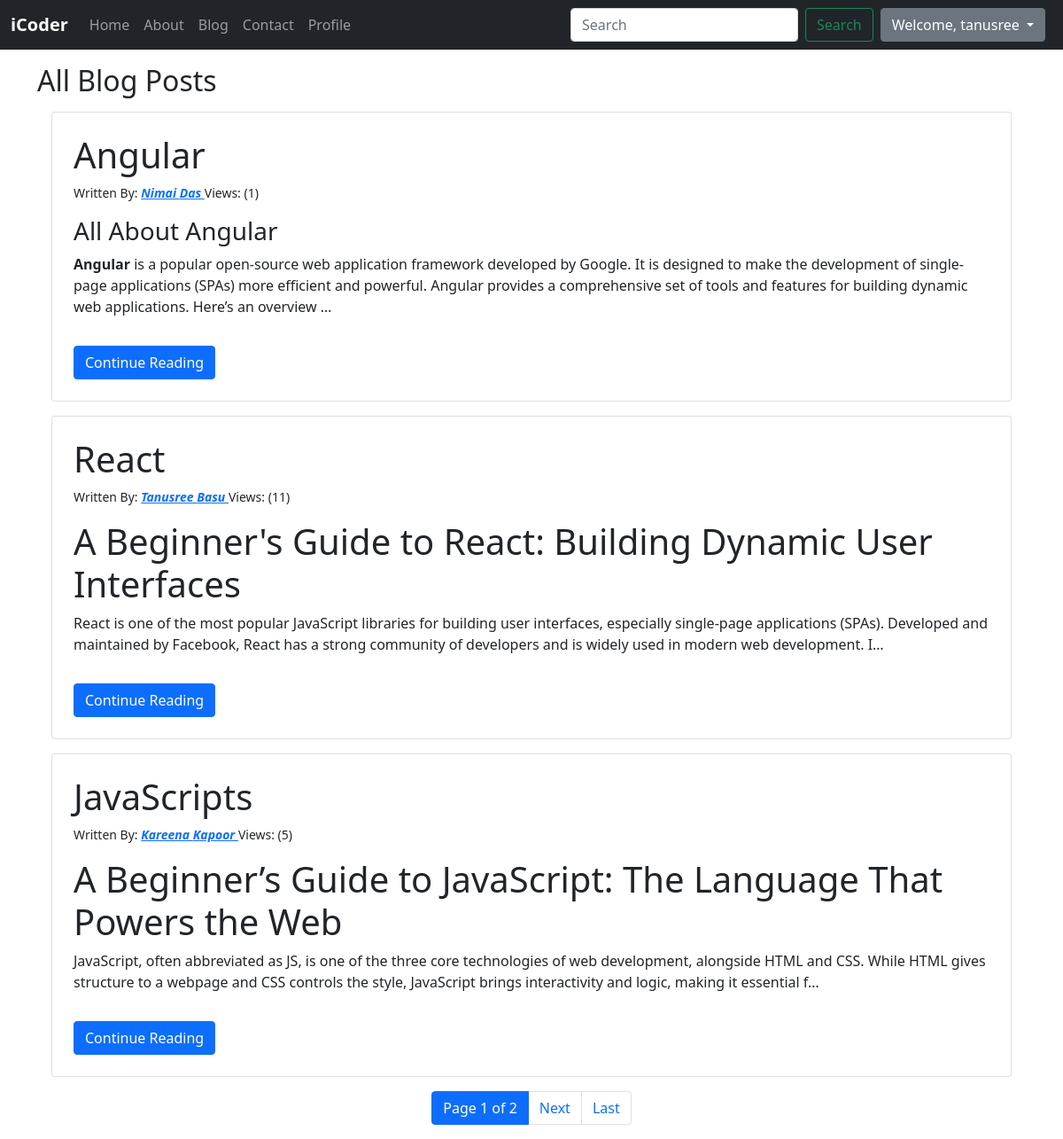
Page /blog/ (signed in) on the committed database.
### blog/models.py (models this page shows, shortened)
class Post(models.Model):
    sno = models.AutoField(primary_key=True)
    title = models.CharField(max_length=1000)
    content = HTMLField()
    author = models.ForeignKey(User, on_delete=models.CASCADE, related_name='posts')
    slug = models.CharField(max_length=100, default="")
    image = models.ImageField(upload_to='user/', default=0)
    view = models.IntegerField(default=0)
    timestamps = models.DateTimeField(auto_now_add=True)
    class Meta:
        permissions = [
            ("can_view_post", "Can view post"),
            ("can_edit_own_post", "Can edit own post"),
        ]

### blog/views.py (the view)
# urls.py: path('', blogHome, name="bloghome"),
def blogHome(request):
    posts  = Post.objects.all().order_by("-sno")
    post_list = Post.objects.all().order_by('-sno')  # Order by latest posts
    paginator = Paginator(post_list, 3)  # Show 3 posts per page
    page_number = request.GET.get('page')
    posts = paginator.get_page(page_number)
    return render(request, 'blog/blog.html', {'posts': posts})

### templates/blog/blog.html (shortened to what this page needs)
{% extends "home/layouts.html" %}
{% block body %}
<div class="container mt-3">
  <div class="row">
    <div class="col-md-12">
  <h2>All Blog Posts</h2>
  {% for post in posts %}
  <div class="card p-4 m-3">
    <h1>{{post.title}}</h1>
    <small>Written By: <em class="fw-bold text-primary"><a href="{% url "author_detail" post.author.id %}">{{post.author.first_name}} {{post.author.last_name}} </a></em>Views: ({{post.view}})</small>
    <p>{{post.content|truncatechars_html:320|safe}}</p>
    <div>
   <a href="{% url "blogPost" post.slug %}" class="btn btn-primary">Continue Reading</a>
    </div>
  </div>
  {% endfor %}
  <nav aria-label="Page navigation">
    <ul class="pagination justify-content-center">
      <li class="page-item active">
        <span class="page-link">
          Page {{ posts.number }} of {{ posts.paginator.num_pages }}
        </span>
      </li>
      {% if posts.has_next %}
      <li class="page-item">
        <a class="page-link" href="?page={{ posts.next_page_number }}">Next</a>
      </li>
      <li class="page-item">
        <a class="page-link" href="?page={{ posts.paginator.num_pages }}">Last</a>
      </li>
      {% endif %}
    </ul>
  </nav>
</div>
</div>
</div>
{% endblock %}

### templates/home/layouts.html (shortened to what this page needs)
<!doctype html>
<html lang="en">
  <head>
    <link href="https://cdn.jsdelivr.net/npm/bootstrap@5.0.2/dist/css/bootstrap.min.css" rel="stylesheet">
  </head>
  <body>
    <nav class="navbar navbar-expand-lg navbar-dark bg-dark">
      <div class="container-fluid">
        <a class="navbar-brand fw-bold" href="#">iCoder</a>
        <div class="collapse navbar-collapse" id="navbarSupportedContent">
          <ul class="navbar-nav mr-2 ">
            <li class="nav-item">
              <a class="nav-link {% block homeblock %}
              {% endblock homeblock %}" aria-current="page" href="{% url "home" %}">Home</a>
            </li>
            <li class="nav-item">
              <a class="nav-link {% block aboutblock %}
              {% endblock aboutblock %}" aria-current="page" href="{% url "about" %}">About</a>
            </li>
            <li class="nav-item">
              <a class="nav-link {% block blogactive %}
              {% endblock blogactive %}" aria-current="page" href="{% url "bloghome" %}">Blog</a>
            </li>
            <li class="nav-item">
              <a class="nav-link {% block contactactive %}
              {% endblock contactactive %}" aria-current="page" href="{% url "contact" %}">Contact</a>
            </li>
            {% if request.user.is_authenticated %}
            <li class="nav-item">
              <a class="nav-link {% block profileactive %}
              {% endblock profileactive %}" aria-current="page" href="{% url 'profile'  %}">Profile</a>
            </li>
            {% endif %}
          </ul>
        </div>
          <form class="d-flex ml-auto form-inline">
            <input class="form-control me-2" type="search" placeholder="Search" aria-label="Search">
            <button class="btn btn-outline-success" type="submit">Search</button>
          </form>
          {% if request.user.is_authenticated %}
          <div class="dropdown">
            <button class="btn mx-2 btn-secondary dropdown-toggle" type="button" id="dropdownMenuButton1" data-bs-toggle="dropdown" aria-expanded="false">
            Welcome, {{request.user}}
            </button>
          </div>
            {% endif %}
        </div>
    </nav>
      {% block body %}
      {% endblock body %}
  </body>
</html>

### rows in the picture
Post: title "Angular", author.first_name "Nimai", author.last_name "Das", view "1", content "All About Angular Angular is a popular open-source web application framework developed by Google. It is designed to make the development of single-page applications (SPAs) more efficient and powerful. Angular provides a comprehensive set of tools and features for building dynamic web applications. Here’s an overview …"
Post: title "React", author.first_name "Tanusree", author.last_name "Basu", view "11", content "A Beginner's Guide to React: Building Dynamic User Interfaces React is one of the most popular JavaScript libraries for building user interfaces, especially single-page applications (SPAs). Developed and maintained by Facebook, React has a strong community of developers and is widely used in modern web development. I…"
Post: title "JavaScripts", author.first_name "Kareena", author.last_name "Kapoor", view "5", content "A Beginner’s Guide to JavaScript: The Language That Powers the Web JavaScript, often abbreviated as JS, is one of the three core technologies of web development, alongside HTML and CSS. While HTML gives structure to a webpage and CSS controls the style, JavaScript brings interactivity and logic, making it essential f…"

### other values in the picture
{{ request.user }} "tanusree"
{{ posts.number }} "1"
{{ posts.paginator.num_pages }} "2"
